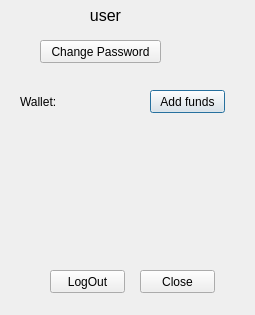
<?xml version="1.0" encoding="UTF-8"?>
<ui version="4.0">
 <class>UserSetting</class>
 <widget class="QDialog" name="UserSetting">
  <property name="geometry">
   <rect>
    <x>0</x>
    <y>0</y>
    <width>255</width>
    <height>315</height>
   </rect>
  </property>
  <property name="windowTitle">
   <string>Dialog</string>
  </property>
  <widget class="QLabel" name="label_accountName">
   <property name="geometry">
    <rect>
     <x>30</x>
     <y>0</y>
     <width>151</width>
     <height>31</height>
    </rect>
   </property>
   <property name="font">
    <font>
     <pointsize>12</pointsize>
    </font>
   </property>
   <property name="text">
    <string>&lt;!DOCTYPE HTML PUBLIC &quot;-//W3C//DTD HTML 4.0//EN&quot; &quot;http://www.w3.org/TR/REC-html40/strict.dtd&quot;&gt;
&lt;html&gt;&lt;head&gt;&lt;meta name=&quot;qrichtext&quot; content=&quot;1&quot; /&gt;&lt;style type=&quot;text/css&quot;&gt;
p, li { white-space: pre-wrap; }
&lt;/style&gt;&lt;/head&gt;&lt;body style=&quot; font-family:'MS Shell Dlg 2'; font-size:12pt; font-weight:400; font-style:normal;&quot;&gt;
&lt;p align=&quot;center&quot; style=&quot; margin-top:0px; margin-bottom:0px; margin-left:0px; margin-right:0px; -qt-block-indent:0; text-indent:0px;&quot;&gt;user&lt;/p&gt;&lt;/body&gt;&lt;/html&gt;</string>
   </property>
  </widget>
  <widget class="QLabel" name="label">
   <property name="geometry">
    <rect>
     <x>20</x>
     <y>95</y>
     <width>46</width>
     <height>13</height>
    </rect>
   </property>
   <property name="text">
    <string>Wallet:</string>
   </property>
  </widget>
  <widget class="QLabel" name="label_Wallet">
   <property name="geometry">
    <rect>
     <x>70</x>
     <y>95</y>
     <width>46</width>
     <height>13</height>
    </rect>
   </property>
   <property name="text">
    <string/>
   </property>
  </widget>
  <widget class="QPushButton" name="pushButton">
   <property name="geometry">
    <rect>
     <x>150</x>
     <y>90</y>
     <width>75</width>
     <height>23</height>
    </rect>
   </property>
   <property name="text">
    <string>Add funds</string>
   </property>
  </widget>
  <widget class="QPushButton" name="pushButton_2">
   <property name="geometry">
    <rect>
     <x>40</x>
     <y>40</y>
     <width>121</width>
     <height>23</height>
    </rect>
   </property>
   <property name="text">
    <string>Change Password</string>
   </property>
  </widget>
  <widget class="QPushButton" name="logoutButton">
   <property name="geometry">
    <rect>
     <x>50</x>
     <y>270</y>
     <width>75</width>
     <height>23</height>
    </rect>
   </property>
   <property name="text">
    <string>LogOut</string>
   </property>
  </widget>
  <widget class="QPushButton" name="closeButton">
   <property name="geometry">
    <rect>
     <x>140</x>
     <y>270</y>
     <width>75</width>
     <height>23</height>
    </rect>
   </property>
   <property name="text">
    <string>Close</string>
   </property>
  </widget>
 </widget>
 <resources/>
 <connections/>
</ui>
